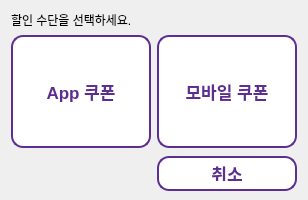
<?xml version="1.0" encoding="UTF-8"?>
<ui version="4.0">
 <class>DiscountDialog</class>
 <widget class="QDialog" name="DiscountDialog">
  <property name="geometry">
   <rect>
    <x>0</x>
    <y>0</y>
    <width>304</width>
    <height>200</height>
   </rect>
  </property>
  <property name="windowTitle">
   <string>Dialog</string>
  </property>
  <property name="styleSheet">
   <string notr="true"/>
  </property>
  <layout class="QGridLayout" name="gridLayout">
   <item row="3" column="1">
    <widget class="QPushButton" name="btnCancel">
     <property name="minimumSize">
      <size>
       <width>140</width>
       <height>35</height>
      </size>
     </property>
     <property name="maximumSize">
      <size>
       <width>140</width>
       <height>30</height>
      </size>
     </property>
     <property name="styleSheet">
      <string notr="true">/* [위치: 상단 Grid Layout 내의 버튼들 또는 page_3 전체] */
QPushButton {
    background-color: #ffffff;
    border: 2px solid #5d2d91; /* 더벤티 보라색 테두리 */
    border-radius: 12px;
    padding: 8px;
    font-size: 13pt;
    font-weight: bold;
    color: #5d2d91;
    min-height: 15px; /* 버튼 높이를 키워 터치하기 좋게 만듦 */
}

/* 버튼이 눌렸을 때 (피드백) */
QPushButton:pressed {
    background-color: #5d2d91;
    color: white;
}</string>
     </property>
     <property name="text">
      <string>취소</string>
     </property>
    </widget>
   </item>
   <item row="1" column="0">
    <widget class="QPushButton" name="btnAppCoupon">
     <property name="sizePolicy">
      <sizepolicy hsizetype="Minimum" vsizetype="Expanding">
       <horstretch>0</horstretch>
       <verstretch>0</verstretch>
      </sizepolicy>
     </property>
     <property name="minimumSize">
      <size>
       <width>140</width>
       <height>70</height>
      </size>
     </property>
     <property name="styleSheet">
      <string notr="true">/* [위치: 상단 Grid Layout 내의 버튼들 또는 page_3 전체] */
QPushButton {
    background-color: #ffffff;
    border: 2px solid #5d2d91; /* 더벤티 보라색 테두리 */
    border-radius: 12px;
    padding: 8px;
    font-size: 13pt;
    font-weight: bold;
    color: #5d2d91;
    min-height: 50px; /* 버튼 높이를 키워 터치하기 좋게 만듦 */
}

/* 버튼이 눌렸을 때 (피드백) */
QPushButton:pressed {
    background-color: #5d2d91;
    color: white;
}</string>
     </property>
     <property name="text">
      <string>App 쿠폰</string>
     </property>
    </widget>
   </item>
   <item row="1" column="1">
    <widget class="QPushButton" name="btnMobileCoupon">
     <property name="sizePolicy">
      <sizepolicy hsizetype="Minimum" vsizetype="Expanding">
       <horstretch>0</horstretch>
       <verstretch>0</verstretch>
      </sizepolicy>
     </property>
     <property name="minimumSize">
      <size>
       <width>140</width>
       <height>70</height>
      </size>
     </property>
     <property name="styleSheet">
      <string notr="true">/* [위치: 상단 Grid Layout 내의 버튼들 또는 page_3 전체] */
QPushButton {
    background-color: #ffffff;
    border: 2px solid #5d2d91; /* 더벤티 보라색 테두리 */
    border-radius: 12px;
    padding: 8px;
    font-size: 13pt;
    font-weight: bold;
    color: #5d2d91;
    min-height: 50px; /* 버튼 높이를 키워 터치하기 좋게 만듦 */
}

/* 버튼이 눌렸을 때 (피드백) */
QPushButton:pressed {
    background-color: #5d2d91;
    color: white;
}</string>
     </property>
     <property name="text">
      <string>모바일 쿠폰</string>
     </property>
    </widget>
   </item>
   <item row="0" column="0" colspan="2">
    <widget class="QLabel" name="label">
     <property name="text">
      <string>할인 수단을 선택하세요.</string>
     </property>
    </widget>
   </item>
  </layout>
 </widget>
 <resources/>
 <connections/>
</ui>
